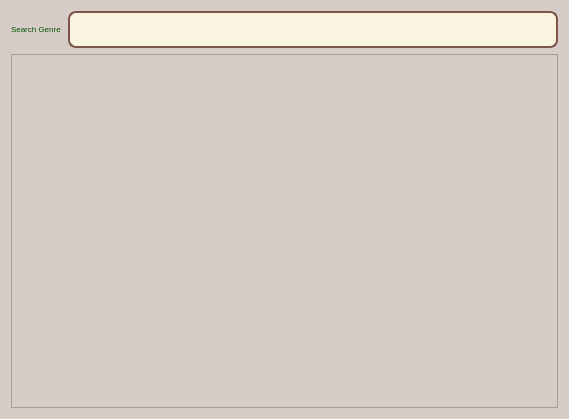
<?xml version="1.0" encoding="UTF-8"?>
<ui version="4.0">
 <class>genreList</class>
 <widget class="QDialog" name="genreList">
  <property name="geometry">
   <rect>
    <x>0</x>
    <y>0</y>
    <width>569</width>
    <height>419</height>
   </rect>
  </property>
  <property name="font">
   <font>
    <pointsize>6</pointsize>
   </font>
  </property>
  <property name="windowTitle">
   <string>Dialog</string>
  </property>
  <property name="styleSheet">
   <string notr="true">   background-color: #D7CCC8; /* bois clair */</string>
  </property>
  <layout class="QVBoxLayout" name="verticalLayout_2">
   <item>
    <layout class="QVBoxLayout" name="verticalLayout">
     <item>
      <layout class="QHBoxLayout" name="horizontalLayout">
       <item>
        <widget class="QLabel" name="label_9">
         <property name="styleSheet">
          <string notr="true">font: 14pt &quot;georgia&quot;;
color: rgb(85, 0, 127);
font: 700 italic 20pt &quot;Segoe UI&quot;;</string>
         </property>
         <property name="text">
          <string>&lt;html&gt;&lt;head/&gt;&lt;body&gt;&lt;p&gt;&lt;span style=&quot; color:#005500;&quot;&gt;Search Genre&lt;/span&gt;&lt;/p&gt;&lt;/body&gt;&lt;/html&gt;</string>
         </property>
        </widget>
       </item>
       <item>
        <widget class="QLineEdit" name="value">
         <property name="styleSheet">
          <string notr="true">QLineEdit {
    background-color: #FAF3E0;
    border: 2px solid #795548;
    border-radius: 8px;
    padding: 6px 10px;
    font-size: 16px;
    color: #4E342E;
    font-weight: bold;
}

QLineEdit:hover {
    border: 2px solid #5D4037;
    background-color: #FFF8E1;
}

QLineEdit:focus {
    border: 2px solid #2E7D32;
    background-color: #FFFFFF;
    font-size: 17px;
}
</string>
         </property>
        </widget>
       </item>
      </layout>
     </item>
     <item>
      <widget class="QTableView" name="TableView">
       <property name="contextMenuPolicy">
        <enum>Qt::ContextMenuPolicy::PreventContextMenu</enum>
       </property>
       <property name="styleSheet">
        <string notr="true">QHeaderView::section { background-color: #4f85e2; font: 16 px solid;color:white;}</string>
       </property>
       <property name="selectionMode">
        <enum>QAbstractItemView::SelectionMode::SingleSelection</enum>
       </property>
       <property name="selectionBehavior">
        <enum>QAbstractItemView::SelectionBehavior::SelectRows</enum>
       </property>
       <attribute name="verticalHeaderVisible">
        <bool>false</bool>
       </attribute>
      </widget>
     </item>
    </layout>
   </item>
  </layout>
 </widget>
 <resources/>
 <connections/>
</ui>
